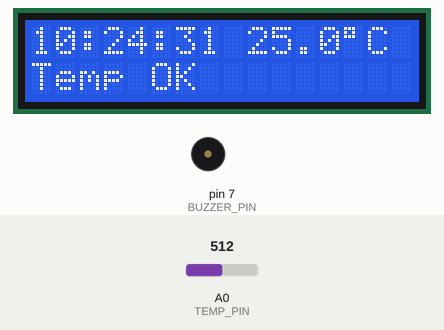
Recording of a sketch running on a simulated Arduino Uno, built with avr-gcc and run on an emulated ATmega328P. On the bench: 16×2 character LCD, buzzer (waves = sounding, pin HIGH). Inputs (shaded band) come from the test bench; at power-on: A0 (TEMP_PIN) = 512. The local clock reads 2024-03-15 10:24:30 at power-on unless the sketch sets it.

Above: at 1.2 s.
1.3 s: A0 (TEMP_PIN) set to 474
At 2.9 s:
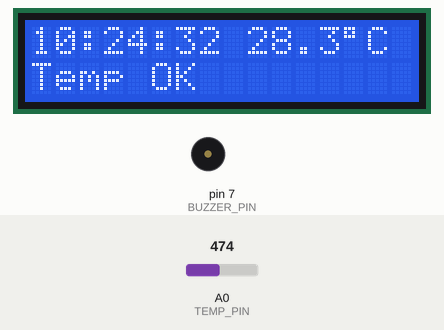
4.7 s: A0 (TEMP_PIN) set to 446
At 6.0 s:
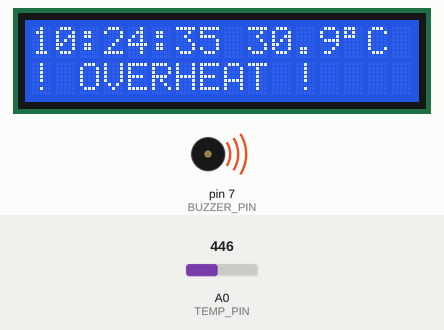
8.8 s: A0 (TEMP_PIN) set to 511
At 10.2 s:
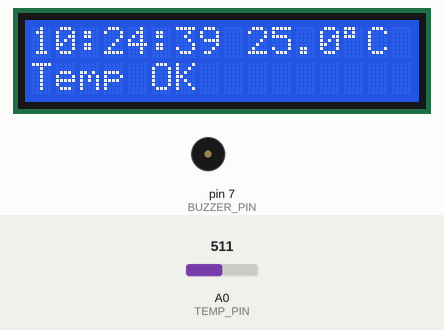
Timing chart, 0 to 11.8 s (numbered marks = the images above; inputs shaded):
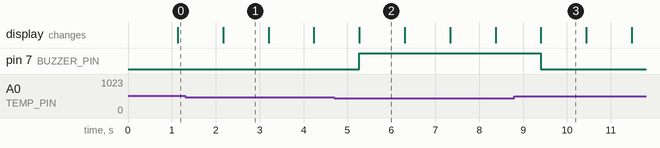

The sketch:

hardware-runner.ino
```cpp
#include <Wire.h>
#include <RTClib.h>
#include <LiquidCrystal_I2C.h>
#include <math.h>

#define TEMP_PIN    A0
#define BUZZER_PIN  7

const float TEMP_LIMIT = 30.0;
const float BETA       = 3950.0;

RTC_DS3231 rtc;
LiquidCrystal_I2C lcd(0x27, 16, 2);

void setup() {
  pinMode(BUZZER_PIN, OUTPUT);
  digitalWrite(BUZZER_PIN, LOW);

  Wire.begin();
  rtc.begin();

  lcd.init();
  lcd.backlight();
}

void loop() {
  DateTime now = rtc.now();
  int analogValue = analogRead(TEMP_PIN);
  float tempC;
  if (analogValue <= 0 || analogValue >= 1023) {
    tempC = NAN;
  } else {
    tempC = 1.0 / (
      log(1.0 / (1023.0 / analogValue - 1.0)) / BETA
      + 1.0 / 298.15
    ) - 273.15;
  }
  lcd.clear();
  lcd.setCursor(0, 0);

  if (now.hour() < 10) lcd.print('0');
  lcd.print(now.hour());
  lcd.print(':');

  if (now.minute() < 10) lcd.print('0');
  lcd.print(now.minute());
  lcd.print(':');

  if (now.second() < 10) lcd.print('0');
  lcd.print(now.second());

  char tbuf[6];
  if (isnan(tempC)) {
    strcpy(tbuf, "--.-");
  } else {
    dtostrf(tempC, 4, 1, tbuf);
  }

  lcd.setCursor(9, 0);
  lcd.print(tbuf);
  lcd.write(0b11011111);
  lcd.print('C');
  lcd.setCursor(0, 1);
  if (!isnan(tempC) && tempC > TEMP_LIMIT) {
    lcd.print("! OVERHEAT !   ");
    digitalWrite(BUZZER_PIN, HIGH);
  } else {
    lcd.print("Temp OK        ");
    digitalWrite(BUZZER_PIN, LOW);
  }

  delay(1000);
}
```

Measured:
- the behaviour switches between 456 and 455 on A0 (TEMP_PIN) (found by bisection; images 1 and 2)
- after the input at 4.7 s, pin 7 (BUZZER_PIN): LOW → HIGH after 0.57 s; the display: changes after 0.57 s (image 2)
- after the input at 8.8 s, pin 7 (BUZZER_PIN): HIGH → LOW after 0.61 s; the display: changes after 0.61 s (image 3)
- what the display in image 1 shows lasts 1.0 s, from 2.2 s to 3.2 s
